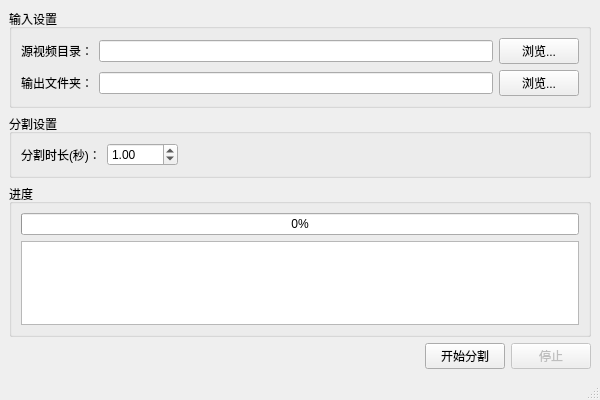
<?xml version="1.0" encoding="UTF-8"?>
<ui version="4.0">
 <class>MainWindow</class>
 <widget class="QMainWindow" name="MainWindow">
  <property name="geometry">
   <rect>
    <x>0</x>
    <y>0</y>
    <width>600</width>
    <height>400</height>
   </rect>
  </property>
  <property name="windowTitle">
   <string>视频分割工具</string>
  </property>
  <widget class="QWidget" name="centralwidget">
   <layout class="QVBoxLayout" name="verticalLayout">
    <item>
     <widget class="QGroupBox" name="input_group">
      <property name="title">
       <string>输入设置</string>
      </property>
      <layout class="QVBoxLayout" name="verticalLayout_2">
       <item>
        <layout class="QHBoxLayout" name="source_layout">
         <item>
          <widget class="QLabel" name="source_label">
           <property name="text">
            <string>源视频目录：</string>
           </property>
          </widget>
         </item>
         <item>
          <widget class="QLineEdit" name="source_path"/>
         </item>
         <item>
          <widget class="QPushButton" name="source_button">
           <property name="text">
            <string>浏览...</string>
           </property>
          </widget>
         </item>
        </layout>
       </item>
       <item>
        <layout class="QHBoxLayout" name="output_layout">
         <item>
          <widget class="QLabel" name="output_label">
           <property name="text">
            <string>输出文件夹：</string>
           </property>
          </widget>
         </item>
         <item>
          <widget class="QLineEdit" name="output_path"/>
         </item>
         <item>
          <widget class="QPushButton" name="output_button">
           <property name="text">
            <string>浏览...</string>
           </property>
          </widget>
         </item>
        </layout>
       </item>
      </layout>
     </widget>
    </item>
    <item>
     <widget class="QGroupBox" name="settings_group">
      <property name="title">
       <string>分割设置</string>
      </property>
      <layout class="QHBoxLayout" name="horizontalLayout">
       <item>
        <widget class="QLabel" name="duration_label">
         <property name="text">
          <string>分割时长(秒)：</string>
         </property>
        </widget>
       </item>
       <item>
        <widget class="QDoubleSpinBox" name="duration_spinbox">
         <property name="minimum">
          <double>0.100000000000000</double>
         </property>
         <property name="maximum">
          <double>3600.000000000000000</double>
         </property>
         <property name="singleStep">
          <double>0.100000000000000</double>
         </property>
         <property name="value">
          <double>1.000000000000000</double>
         </property>
        </widget>
       </item>
       <item>
        <spacer name="horizontalSpacer">
         <property name="orientation">
          <enum>Qt::Horizontal</enum>
         </property>
         <property name="sizeHint" stdset="0">
          <size>
           <width>40</width>
           <height>20</height>
          </size>
         </property>
        </spacer>
       </item>
      </layout>
     </widget>
    </item>
    <item>
     <widget class="QGroupBox" name="progress_group">
      <property name="title">
       <string>进度</string>
      </property>
      <layout class="QVBoxLayout" name="verticalLayout_3">
       <item>
        <widget class="QProgressBar" name="progress_bar">
         <property name="value">
          <number>0</number>
         </property>
        </widget>
       </item>
       <item>
        <widget class="QTextEdit" name="log_text">
         <property name="readOnly">
          <bool>true</bool>
         </property>
        </widget>
       </item>
      </layout>
     </widget>
    </item>
    <item>
     <layout class="QHBoxLayout" name="button_layout">
      <item>
       <spacer name="horizontalSpacer_2">
        <property name="orientation">
         <enum>Qt::Horizontal</enum>
        </property>
        <property name="sizeHint" stdset="0">
         <size>
          <width>40</width>
          <height>20</height>
         </size>
        </property>
       </spacer>
      </item>
      <item>
       <widget class="QPushButton" name="start_button">
        <property name="text">
         <string>开始分割</string>
        </property>
       </widget>
      </item>
      <item>
       <widget class="QPushButton" name="stop_button">
        <property name="enabled">
         <bool>false</bool>
        </property>
        <property name="text">
         <string>停止</string>
        </property>
       </widget>
      </item>
     </layout>
    </item>
   </layout>
  </widget>
  <widget class="QStatusBar" name="statusbar"/>
 </widget>
</ui> 
